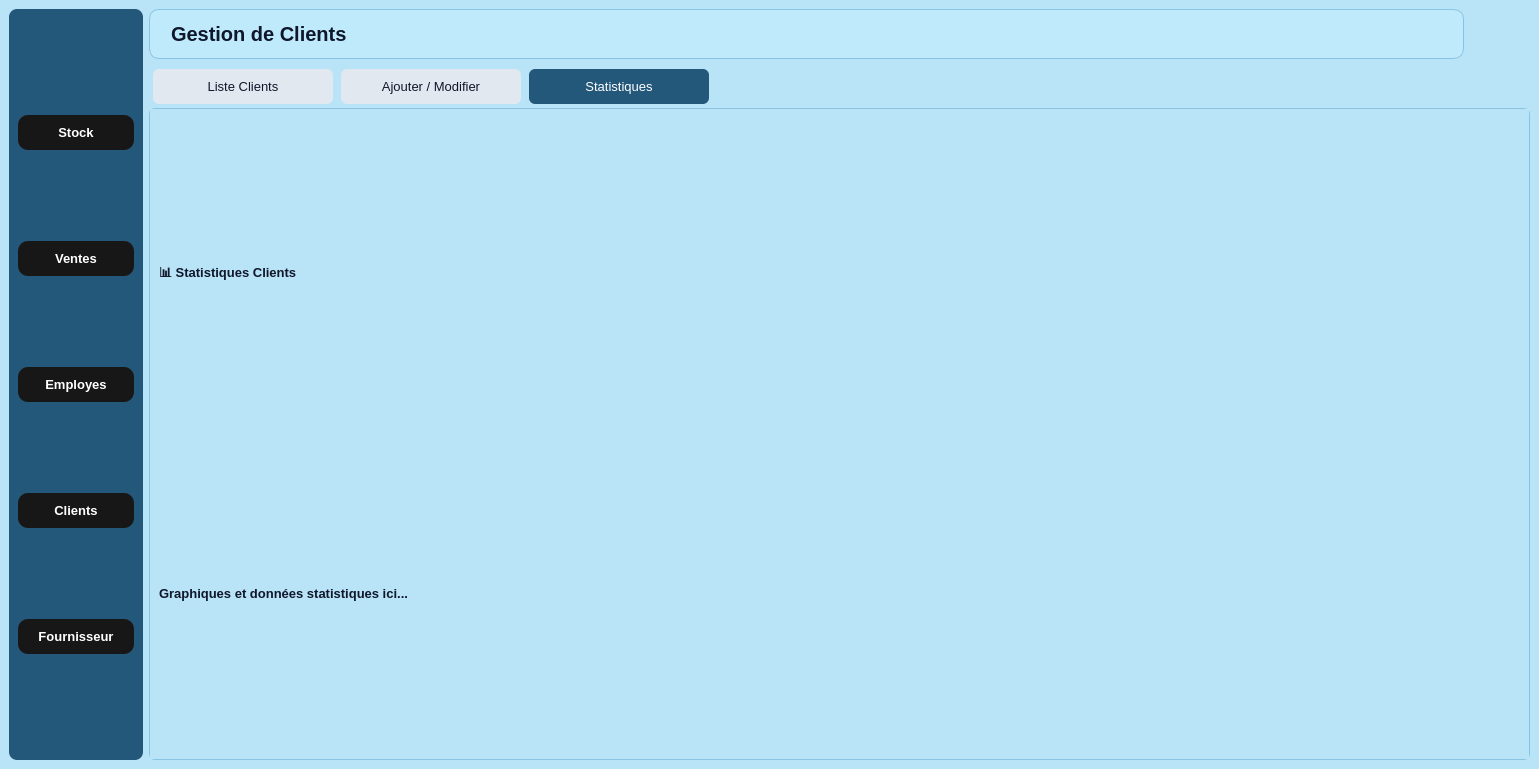
<?xml version="1.0" encoding="UTF-8"?>
<ui version="4.0">
 <class>GestionClients</class>
 <widget class="QMainWindow" name="GestionClients">
  <property name="geometry">
   <rect>
    <x>0</x>
    <y>0</y>
    <width>1539</width>
    <height>769</height>
   </rect>
  </property>
  <property name="windowTitle">
   <string>Gestion de Clients</string>
  </property>
  <widget class="QWidget" name="centralwidget">
   <property name="styleSheet">
    <string notr="true">
     QWidget { background-color: #b9e3f7; font-family: &quot;Segoe UI&quot;, Tahoma, Geneva, Verdana, sans-serif; font-size: 13px; color: #0f172a; }
     #sidebarFrame { background-color: #24587a; border-radius: 8px; padding-top: 12px; padding-bottom: 12px; min-height: 100%; }
     QLabel#sidebarHeader { background-color: #1b4966; color: white; font-weight: 700; padding: 10px 16px; border-radius: 12px; margin: 6px; min-width: 180px; max-height: 42px; }
     QPushButton#btnClients, QPushButton#btnProduit, QPushButton#btnVentes, QPushButton#btnEmployes, QPushButton#btnDashboard { background-color: #24587a; color: white; border: 2px solid #1b4a67; font-weight: bold; text-align: left; padding: 12px 20px; border-radius: 6px; min-width: 180px; margin: 6px; min-height: 56px; }
     QPushButton#btnClients { background-color: #357fa3; border: 2px solid #2d6f91; }
     QPushButton#btnProduit:hover, QPushButton#btnVentes:hover, QPushButton#btnEmployes:hover, QPushButton#btnClients:hover, QPushButton#btnDashboard:hover { background-color: #357fa3; }
     QLabel#mainTitle { font-size: 20px; font-weight: 800; color: #0f172a; background-color: #bfeafc; padding: 10px 16px; border-radius: 10px; border: 1px solid #89c3e2; }
     QPushButton { background-color: #48a4d6; color: white; border-radius: 6px; padding: 8px 14px; font-weight: 600; border: none; }
     QPushButton:hover { background-color: #5ab5e3; }
     QPushButton#btnDelete { background-color: #d64545; }
     QPushButton#btnDelete:hover { background-color: #b53030; }
     QPushButton#btnExport { background-color: #48b36b; }
     QPushButton#btnExport:hover { background-color: #3da25f; }
     QLineEdit, QComboBox, QDateEdit { background-color: white; border: 1px solid #89c3e2; border-radius: 6px; padding: 8px; color: #0f172a; min-height: 30px; }
     QLabel { font-weight: 600; color: #0f172a; }
     QTableWidget { background-color: white; gridline-color: #90caf9; selection-background-color: #48a4d6; selection-color: white; alternate-background-color: #e9f5fc; border: 1px solid #89c3e2; border-radius: 8px; }
     QHeaderView::section { background-color: #24587a; color: white; font-weight: bold; height: 28px; border: none; }
     QTabWidget::pane { border: 1px solid #89c3e2; border-radius: 6px; }
     QTabBar::tab { background: #e2e8f0; border-radius: 6px; padding: 10px 20px; margin: 4px; color: #0f172a; min-width: 140px; }
     QTabBar::tab:selected { background: #24587a; color: white; }
     QComboBox::drop-down, QDateEdit::drop-down { border: none; }
    </string>
   </property>
   <layout class="QHBoxLayout" name="mainLayoutRoot">
    <item>
     <widget class="QFrame" name="sidebarFrame">
      <layout class="QVBoxLayout" name="sidebarLayout">
       <item>
        <widget class="QPushButton" name="b1">
         <property name="styleSheet">
          <string notr="true">#b1 {
    font-family: Arial, Helvetica, sans-serif;
    font-weight: bold;
    color: white;
    background-color: #171717;
    padding: 10px 20px;
    border: none;
    border-radius: 10px;
}

#b1:hover {
    background-color: #0c66ed; /* hover effect */
}

#b1:pressed {
    background-color: #094bb0; /* pressed effect */
}</string>
         </property>
         <property name="text">
          <string>Stock</string>
         </property>
        </widget>
       </item>
       <item>
        <widget class="QPushButton" name="b2">
         <property name="styleSheet">
          <string notr="true">#b2 {
    font-family: Arial, Helvetica, sans-serif;
    font-weight: bold;
    color: white;
    background-color: #171717;
    padding: 10px 20px;
    border: none;
    border-radius: 10px;
}

#b2:hover {
    background-color: #0c66ed; /* hover effect */
}

#b2:pressed {
    background-color: #094bb0; /* pressed effect */
}</string>
         </property>
         <property name="text">
          <string>Ventes</string>
         </property>
        </widget>
       </item>
       <item>
        <widget class="QPushButton" name="b3">
         <property name="styleSheet">
          <string notr="true">#b3 {
    font-family: Arial, Helvetica, sans-serif;
    font-weight: bold;
    color: white;
    background-color: #171717;
    padding: 10px 20px;
    border: none;
    border-radius: 10px;
}

#b3:hover {
    background-color: #0c66ed; /* hover effect */
}

#b3:pressed {
    background-color: #094bb0; /* pressed effect */
}</string>
         </property>
         <property name="text">
          <string>Employes</string>
         </property>
        </widget>
       </item>
       <item>
        <widget class="QPushButton" name="b4">
         <property name="styleSheet">
          <string notr="true">#b4 {
    font-family: Arial, Helvetica, sans-serif;
    font-weight: bold;
    color: white;
    background-color: #171717;
    padding: 10px 20px;
    border: none;
    border-radius: 10px;
}

#b4:hover {
    background-color: #0c66ed; /* hover effect */
}

#b4:pressed {
    background-color: #094bb0; /* pressed effect */
}</string>
         </property>
         <property name="text">
          <string>Clients</string>
         </property>
        </widget>
       </item>
       <item>
        <widget class="QPushButton" name="b5">
         <property name="styleSheet">
          <string notr="true">#b5 {
    font-family: Arial, Helvetica, sans-serif;
    font-weight: bold;
    color: white;
    background-color: #171717;
    padding: 10px 20px;
    border: none;
    border-radius: 10px;
}

#b5:hover {
    background-color: #0c66ed; /* hover effect */
}

#b5:pressed {
    background-color: #094bb0; /* pressed effect */
}</string>
         </property>
         <property name="text">
          <string>Fournisseur</string>
         </property>
        </widget>
       </item>
      </layout>
     </widget>
    </item>
    <item>
     <layout class="QVBoxLayout" name="contentAreaLayout">
      <item>
       <layout class="QHBoxLayout" name="headerLayout">
        <item>
         <widget class="QLabel" name="mainTitle">
          <property name="text">
           <string>Gestion de Clients</string>
          </property>
         </widget>
        </item>
        <item>
         <widget class="QLabel" name="labelLogoTopRight">
          <property name="minimumSize">
           <size>
            <width>50</width>
            <height>50</height>
           </size>
          </property>
          <property name="maximumSize">
           <size>
            <width>60</width>
            <height>60</height>
           </size>
          </property>
          <property name="pixmap">
           <pixmap resource="resources.qrc">:/images/logof.jpg</pixmap>
          </property>
          <property name="scaledContents">
           <bool>true</bool>
          </property>
         </widget>
        </item>
       </layout>
      </item>
      <item>
       <widget class="QTabWidget" name="tabWidgetMain">
        <property name="currentIndex">
         <number>2</number>
        </property>
        <widget class="QWidget" name="tabListeClients">
         <attribute name="title">
          <string>Liste Clients</string>
         </attribute>
         <layout class="QVBoxLayout" name="layoutListeClients">
          <item>
           <layout class="QHBoxLayout" name="layoutSearch">
            <item>
             <widget class="QLineEdit" name="lineEditSearch">
              <property name="placeholderText">
               <string>🔍 Recherche par Nom, ID ou Téléphone...</string>
              </property>
             </widget>
            </item>
            <item>
             <widget class="QLabel" name="labelFilter">
              <property name="text">
               <string>Filtrer :</string>
              </property>
             </widget>
            </item>
            <item>
             <widget class="QComboBox" name="comboBoxTri">
              <item>
               <property name="text">
                <string>Nom A-Z</string>
               </property>
              </item>
              <item>
               <property name="text">
                <string>Nom Z-A</string>
               </property>
              </item>
              <item>
               <property name="text">
                <string>Date Inscription ↑</string>
               </property>
              </item>
              <item>
               <property name="text">
                <string>Date Inscription ↓</string>
               </property>
              </item>
             </widget>
            </item>
           </layout>
          </item>
          <item>
           <widget class="QTableWidget" name="tableWidgetClients">
            <property name="columnCount">
             <number>9</number>
            </property>
            <column>
             <property name="text">
              <string>ID</string>
             </property>
            </column>
            <column>
             <property name="text">
              <string>Nom</string>
             </property>
            </column>
            <column>
             <property name="text">
              <string>Prénom</string>
             </property>
            </column>
            <column>
             <property name="text">
              <string>Date Naissance</string>
             </property>
            </column>
            <column>
             <property name="text">
              <string>Sexe</string>
             </property>
            </column>
            <column>
             <property name="text">
              <string>Adresse</string>
             </property>
            </column>
            <column>
             <property name="text">
              <string>Téléphone</string>
             </property>
            </column>
            <column>
             <property name="text">
              <string>Email</string>
             </property>
            </column>
            <column>
             <property name="text">
              <string>Date Inscription</string>
             </property>
            </column>
           </widget>
          </item>
          <item>
           <layout class="QHBoxLayout" name="layoutButtons">
            <item>
             <widget class="QPushButton" name="btnExport">
              <property name="text">
               <string>📤 Exporter PDF</string>
              </property>
             </widget>
            </item>
            <item>
             <widget class="QPushButton" name="btnDelete">
              <property name="text">
               <string>🗑️ Supprimer Client</string>
              </property>
             </widget>
            </item>
           </layout>
          </item>
         </layout>
        </widget>
        <widget class="QWidget" name="tabAddClient">
         <attribute name="title">
          <string>Ajouter / Modifier</string>
         </attribute>
         <layout class="QGridLayout" name="layoutForm">
          <item row="1" column="0">
           <widget class="QLabel" name="labelNom">
            <property name="text">
             <string>Nom :</string>
            </property>
           </widget>
          </item>
          <item row="6" column="0">
           <widget class="QLabel" name="labelTelephone">
            <property name="text">
             <string>Téléphone :</string>
            </property>
           </widget>
          </item>
          <item row="3" column="0">
           <widget class="QLabel" name="labelDateNaissance">
            <property name="text">
             <string>Date Naissance :</string>
            </property>
           </widget>
          </item>
          <item row="1" column="1">
           <widget class="QLineEdit" name="lineEditNom"/>
          </item>
          <item row="7" column="1">
           <widget class="QLineEdit" name="lineEditEmail"/>
          </item>
          <item row="4" column="0">
           <widget class="QLabel" name="labelSexe">
            <property name="text">
             <string>Sexe :</string>
            </property>
           </widget>
          </item>
          <item row="7" column="0">
           <widget class="QLabel" name="labelEmail">
            <property name="text">
             <string>Email</string>
            </property>
           </widget>
          </item>
          <item row="5" column="0">
           <widget class="QLabel" name="labelAdresse">
            <property name="text">
             <string>Adresse :</string>
            </property>
           </widget>
          </item>
          <item row="2" column="1">
           <widget class="QLineEdit" name="lineEditPrenom"/>
          </item>
          <item row="6" column="1">
           <widget class="QLineEdit" name="lineEditTelephone"/>
          </item>
          <item row="4" column="1">
           <widget class="QComboBox" name="comboBoxSexe">
            <item>
             <property name="text">
              <string>Homme</string>
             </property>
            </item>
            <item>
             <property name="text">
              <string>Femme</string>
             </property>
            </item>
           </widget>
          </item>
          <item row="3" column="1">
           <widget class="QDateEdit" name="dateEditNaissance">
            <property name="calendarPopup">
             <bool>true</bool>
            </property>
           </widget>
          </item>
          <item row="0" column="1">
           <widget class="QLineEdit" name="lineEditID"/>
          </item>
          <item row="8" column="0" colspan="2">
           <layout class="QHBoxLayout" name="layoutButtonsForm">
            <item>
             <widget class="QPushButton" name="btnSave">
              <property name="text">
               <string>💾 Enregistrer</string>
              </property>
             </widget>
            </item>
            <item>
             <widget class="QPushButton" name="btnCancel">
              <property name="text">
               <string>❌ Annuler</string>
              </property>
             </widget>
            </item>
           </layout>
          </item>
          <item row="2" column="0">
           <widget class="QLabel" name="labelPrenom">
            <property name="text">
             <string>Prénom :</string>
            </property>
           </widget>
          </item>
          <item row="5" column="1">
           <widget class="QLineEdit" name="lineEditAdresse"/>
          </item>
          <item row="0" column="0">
           <widget class="QLabel" name="labelID">
            <property name="text">
             <string>ID :</string>
            </property>
           </widget>
          </item>
         </layout>
        </widget>
        <widget class="QWidget" name="tabStats">
         <attribute name="title">
          <string>Statistiques</string>
         </attribute>
         <layout class="QVBoxLayout" name="layoutStats">
          <item>
           <widget class="QLabel" name="labelStatsTitle">
            <property name="text">
             <string>📊 Statistiques Clients</string>
            </property>
           </widget>
          </item>
          <item>
           <widget class="QLabel" name="labelStatsContent">
            <property name="text">
             <string>Graphiques et données statistiques ici...</string>
            </property>
           </widget>
          </item>
         </layout>
        </widget>
       </widget>
      </item>
     </layout>
    </item>
   </layout>
  </widget>
 </widget>
 <resources>
  <include location="resources.qrc"/>
 </resources>
 <connections/>
</ui>
